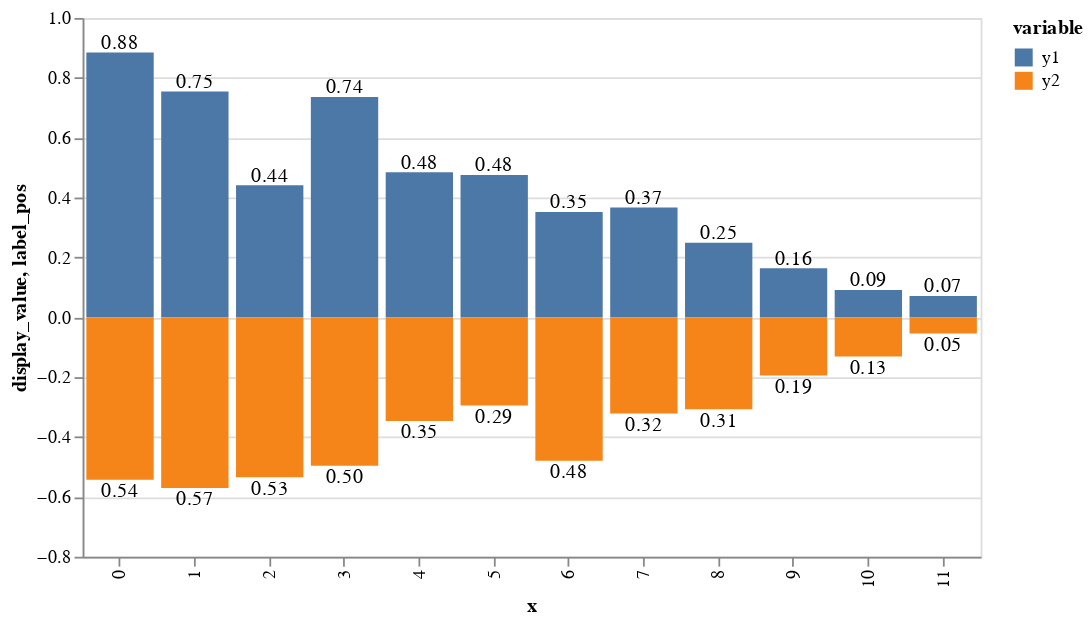

Notebook cell for this chart:
### Code cell
bars = alt.Chart(width=500).mark_bar().encode(
    x='x:N', 
    y='display_value:Q', 
    color=alt.Color('variable')
).transform_calculate(
    display_value='datum.variable == "y1" ? datum.value : datum.value * -1',
)
text = alt.Chart(width=500).mark_text(
    align='center',
    baseline='bottom',
).encode(
    x='x:N', y='label_pos:Q',
    text='label:N'
).transform_calculate(
    label_pos='datum.variable === "y1" ? datum.value : -1 * (datum.value + 0.07)',
    label='format(datum.value, ".2f")'
)
alt.layer(bars, text, data=df)

### Figure 1 — Vega-Lite specification as saved in the notebook (floating-point values rounded to 4 significant figures)
{"$schema": "https://vega.github.io/schema/vega-lite/v2.4.1.json", "config": {"view": {"height": 300, "width": 400}}, "data": {"values": [{"value": 0.8849, "variable": "y1", "x": 0}, {"value": 0.7544, "variable": "y1", "x": 1}, {"value": 0.4413, "variable": "y1", "x": 2}, {"value": 0.7363, "variable": "y1", "x": 3}, {"value": 0.4849, "variable": "y1", "x": 4}, {"value": 0.4751, "variable": "y1", "x": 5}, {"value": 0.3518, "variable": "y1", "x": 6}, {"value": 0.3665, "variable": "y1", "x": 7}, {"value": 0.249, "variable": "y1", "x": 8}, {"value": 0.1635, "variable": "y1", "x": 9}, {"value": 0.09106, "variable": "y1", "x": 10}, {"value": 0.07108, "variable": "y1", "x": 11}, {"value": 0.5424, "variable": "y2", "x": 0}, {"value": 0.57, "variable": "y2", "x": 1}, {"value": 0.5341, "variable": "y2", "x": 2}, {"value": 0.4958, "variable": "y2", "x": 3}, {"value": 0.3466, "variable": "y2", "x": 4}, {"value": 0.2944, "variable": "y2", "x": 5}, {"value": 0.4791, "variable": "y2", "x": 6}, {"value": 0.3212, "variable": "y2", "x": 7}, {"value": 0.3071, "variable": "y2", "x": 8}, {"value": 0.1944, "variable": "y2", "x": 9}, {"value": 0.1314, "variable": "y2", "x": 10}, {"value": 0.05431, "variable": "y2", "x": 11}]}, "layer": [{"encoding": {"color": {"field": "variable", "type": "nominal"}, "x": {"field": "x", "type": "nominal"}, "y": {"field": "display_value", "type": "quantitative"}}, "mark": "bar", "transform": [{"as": "display_value", "calculate": "datum.variable == \"y1\" ? datum.value : datum.value * -1"}], "width": 500}, {"encoding": {"text": {"field": "label", "type": "nominal"}, "x": {"field": "x", "type": "nominal"}, "y": {"field": "label_pos", "type": "quantitative"}}, "mark": {"align": "center", "baseline": "bottom", "type": "text"}, "transform": [{"as": "label_pos", "calculate": "datum.variable === \"y1\" ? datum.value : -1 * (datum.value + 0.07)"}, {"as": "label", "calculate": "format(datum.value, \".2f\")"}], "width": 500}]}
